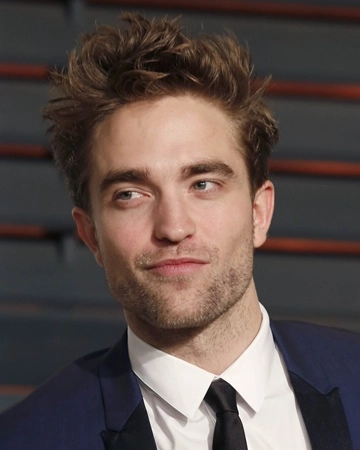
#> input picture test.jpg, 360 x 450 px
$ python segemnt.py
#> lines starting #> are read from the running program, lines starting #| are printed output that depends on the picture
import cv2 as cv
import numpy as np


# [62 lines left out: functions draw_bounding_box, grabcut_algorithm, not called in this run]


if __name__ == '__main__':
    drawing = False
    top_left_point, bottom_right_point = (-1, -1), (-1, -1)

    original_image = cv.imread("test.jpg")
#> original_image is the input picture: shape (450, 360, 3); mean B, G, R 73.9, 77.7, 91.4
    original_image = cv.resize(original_image, (500, 500))
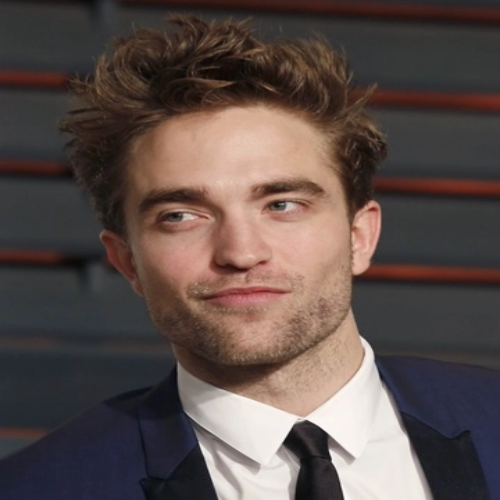
#> original_image: shape (500, 500, 3); mean B, G, R 73.8, 77.6, 91.3
    image = original_image.copy()
    cv.namedWindow('Frame')
    # For manual inputs
    # bounding_box = (50, 50, 300, 300)
    # grabcut_algorithm(image, bounding_box)
    cv.setMouseCallback('Frame', draw_bounding_box)

    while True:
        cv.imshow('Frame', image)
        c = cv.waitKey(1)
#> (key Esc is pressed here)
        if c == 27:
            break

    cv.destroyAllWindows()
